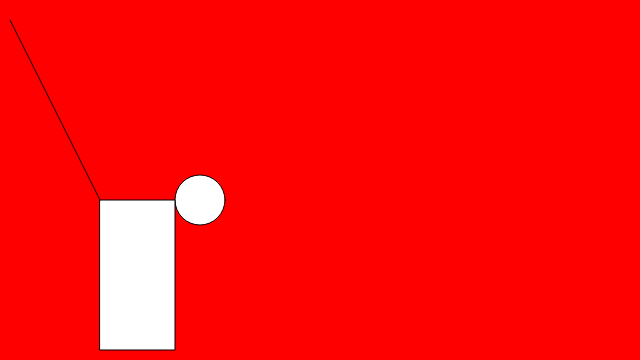
Frame 1 (no input)
Frame 60 (no input): identical to frame 1, image omitted
Frame 120 (the mouse pressed at the canvas centre since frame 60): identical to frame 1, image omitted

The p5.js sketch that drew this single still picture (run headless with seeded random() and noise() and a simulated clock; from frame 60 on, the mouse is pressed at the canvas centre):

// p5.js sketch
// ── sketch.js
function setup() {
    createCanvas(640, 360);
}

function draw() {
    background(255,0,0);
    ellipse(200, 200, 50, 50);
    rect(100,200,75,150);
    line(100,200,10,20);
}
